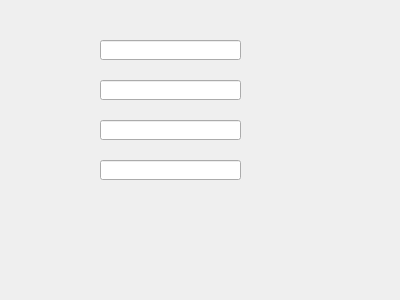
<?xml version="1.0" encoding="UTF-8"?>
<ui version="4.0">
 <class>regedit</class>
 <widget class="QWidget" name="regedit">
  <property name="geometry">
   <rect>
    <x>0</x>
    <y>0</y>
    <width>400</width>
    <height>300</height>
   </rect>
  </property>
  <property name="windowTitle">
   <string>Form</string>
  </property>
  <widget class="QLineEdit" name="lineEdit">
   <property name="geometry">
    <rect>
     <x>100</x>
     <y>40</y>
     <width>141</width>
     <height>20</height>
    </rect>
   </property>
  </widget>
  <widget class="QLineEdit" name="lineEdit_2">
   <property name="geometry">
    <rect>
     <x>100</x>
     <y>80</y>
     <width>141</width>
     <height>20</height>
    </rect>
   </property>
  </widget>
  <widget class="QLineEdit" name="lineEdit_3">
   <property name="geometry">
    <rect>
     <x>100</x>
     <y>120</y>
     <width>141</width>
     <height>20</height>
    </rect>
   </property>
  </widget>
  <widget class="QLineEdit" name="lineEdit_4">
   <property name="geometry">
    <rect>
     <x>100</x>
     <y>160</y>
     <width>141</width>
     <height>20</height>
    </rect>
   </property>
  </widget>
 </widget>
 <resources/>
 <connections/>
</ui>
